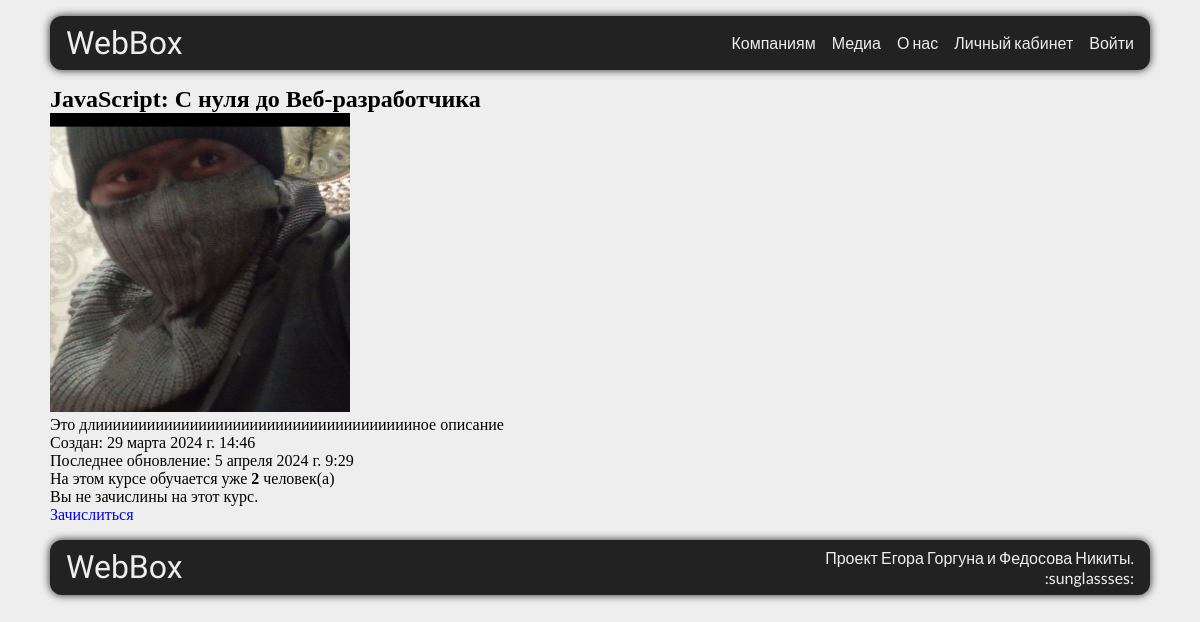
Before: /c/js/ with the older database file.
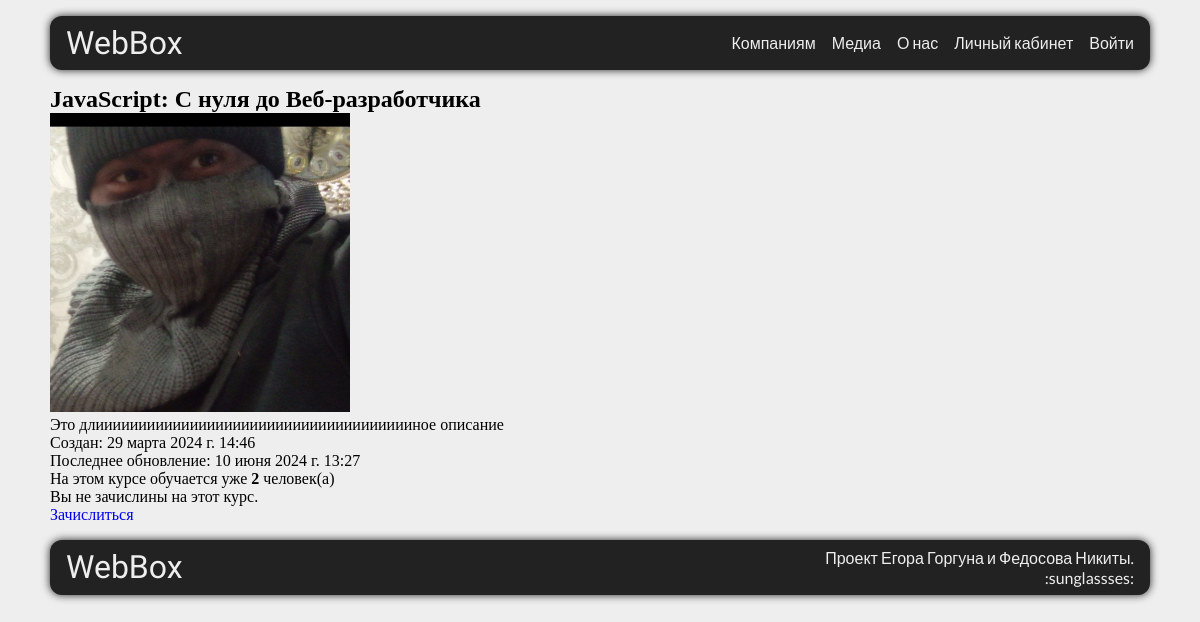
After: the same page with the newer database file.
### main/models.py (models this page shows, shortened)
class Course(models.Model):
    title = models.CharField(max_length=255, verbose_name="Название курса")
    description = models.TextField(verbose_name="Описание курса")
    created_at = models.DateTimeField(auto_now_add=True, verbose_name="Дата создания курса")
    updated_at = models.DateTimeField(auto_now=True, verbose_name="Дата обновления курса")
    picture_preview = models.ImageField(upload_to='base/img/%Y/%m/%d', help_text='Эта картинка отображается на главной странице в карточкке курса.', default="webbox/img/placeholders/my_friend.jpg", verbose_name="Картинка курса (маленькая)")
    picture = models.ImageField(upload_to='base/img/%Y/%m/%d', help_text='Большая картинка.', default="webbox/img/placeholders/my_friend.jpg", verbose_name="Картинка курса (средняя)")
    is_published  = models.BooleanField(default=True, verbose_name="Публикация курса")
    short_name = models.CharField(max_length=20, default="none", verbose_name="Сокращенное название курса")
    price=models.CharField(max_length=255, default="none рублей", verbose_name="Цена курса с указанием единиц", help_text="Можно использовать html")
    clear_price=models.BigIntegerField(default=0, verbose_name="Цена (только число)")
    long_description = models.TextField(default="nn", help_text="Полное описание курса. Отображается на странице курса", verbose_name="Описание курса")
    themes = models.ManyToManyField(Theme, verbose_name="Темы курса")
    class Meta:
        verbose_name = 'Курс'
        verbose_name_plural = 'Курсы'

### webbox/views.py (the view)
# urls.py: path('c/<str:short_name>/', views.cardInfo, name='cardInfo'),
def cardInfo(request, short_name):
    error={}
    if Course.objects.all().filter(short_name=short_name):
        course = Course.objects.all().filter(short_name=short_name)[0]
        all_users = len(UserCourses.objects.all().filter(course=course))
    else:
        error['name'] = "Курс не существует"
        error['description'] = "Вы не можете получить доступ к этой странице или такого урока к курсу не существует"
        return render(request, 'errors_form.html', {'error': error})
    return render(request, 'webbox/info_course.html', {'course': course, 'number_of_users': all_users, 'sh': short_name})

### main/templates/webbox/info_course.html (shortened to what this page needs)
{% load static %}
<!DOCTYPE html>
<html>
<head>
    <link href="{% static "webbox/css/index.css" %}" rel="stylesheet">
</head>
<body>
    <div class="wrapper">
        <header class="header">
            <div class="header__logo">
                <p>WebBox</p>
            </div>
            <div class="header__nav">
                <nav>
                    <ul>
                        <li><a href="">Компаниям</a></li>
                        <li><a href="">Медиа</a></li>
                        <li><a href="#about">О нас</a></li>
                        <li><a href='/u'>Личный кабинет</a></li>
                        {% if user.is_authenticated %}
                            <li><a href='/u'>Личный кабинет</a></li>
                            <li><a href='/a/u'>Выйти</a></li>
                        {% else %}
                        <li><a href='/a'>Войти</a></li>
                        {% endif %}
                    </ul>
                </nav>
            </div>
        </header>
        <main>
            <main>
                <div>
                    <h2>{{course.title}}</h2>
                    <img src="{{ course.picture.url }}" width="300" alt="BigImg"/>
                    <p>{{course.long_description}}</p>
                    <p>Создан: {{course.created_at}}</p>
                    <p>Последнее обновление: {{course.updated_at}}</p>
                    <p>На этом курсе обучается уже <b>{{number_of_users}}</b> человек(а)</p>
                    {% if user.usercourses.course.short_name == sh and user.usercourses.course.short_name == 'none' or not user.is_authenticated%}
                        <p>Вы не зачислины на этот курс.</p>
                        <a href='/u'>Зачислиться</a>
                    {% elif user.usercourses.course.short_name == sh and user.usercourses.course.short_name != 'none'%}
                        <p>Вы уже зачислины на этот курс.</p>
                        <a href='/u'>Перейти в личный кабинет</a>
                    {% elif user.usercourses.course.short_name != sh and user.usercourses.course.short_name != 'none' %}
                        <p>Вы не зачислины на этот курс. Но уже обучаетесь на курсе "{{user.usercourses.course.title}}"</p>
                        <a href='/u'>Перейти в личный кабинет</a>
                    {% endif %}
                </div>
            </main>
        </main>
        <footer class="footer">
            <h5>WebBox</h5>
            <p>Проект Егора Горгуна и Федосова Никиты.<br>:sunglassses:</p>
        </footer>
    </div>
</body>
</html>

Changed rows visible on the page:
changed Course "JavaScript: С нуля до Веб-разработчика": updated_at "5 апреля 2024 г. 9:29" → "10 июня 2024 г. 13:27"
